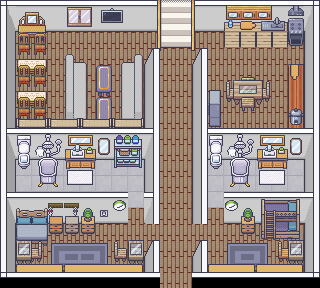

This game map was drawn from its Tiled (.tmx) file and the tilesets committed beside it. A one-line description and the trimmed map source follow:
An orthogonal 20x18 tile map with 16x16 px tiles, 8 tile layers (Floor, Wall, Obj, Obj1, ...), 9 tilesets and 2 objects.

<map version="1.10" tiledversion="1.10.1" orientation="orthogonal" renderorder="right-down" width="20" height="18" tilewidth="16" tileheight="16" infinite="0" nextlayerid="12" nextobjectid="5">
 <tileset firstgid="1" source="../Tileset/Room_Builder_3d_walls.tsx" />
 <tileset firstgid="1321" source="../Tileset/Floors.tsx" />
 <tileset firstgid="1921" source="../Tileset/Generic.tsx" />
 <tileset firstgid="3169" source="../Tileset/LivingRoom.tsx" />
 <tileset firstgid="3889" source="../Tileset/Room_Builder_borders.tsx" />
 <tileset firstgid="4339" source="../Tileset/Bathroom.tsx" />
 <tileset firstgid="5235" source="../Tileset/Bedroom.tsx" />
 <tileset firstgid="6947" source="../Tileset/Classroom_and_library.tsx" />
 <tileset firstgid="7491" source="../Tileset/Kitchen.tsx" />
 <layer id="2" name="Floor" width="20" height="18">
  <data>[360 cells, 342 non-empty, 2 distinct tile ids]</data>
 </layer>
 <layer id="1" name="Wall" width="20" height="18">
  <data>[360 cells, 132 non-empty, 18 distinct tile ids]</data>
 </layer>
 <layer id="3" name="Obj" width="20" height="18">
  <data>[360 cells, 79 non-empty, 60 distinct tile ids]</data>
 </layer>
 <layer id="4" name="Obj1" width="20" height="18">
  <data>[360 cells, 77 non-empty, 47 distinct tile ids]</data>
 </layer>
 <layer id="5" name="Wal1.1" width="20" height="18">
  <data>[360 cells, 28 non-empty, 2 distinct tile ids]</data>
 </layer>
 <layer id="6" name="Obj1.2" width="20" height="18">
  <data>[360 cells, 76 non-empty, 53 distinct tile ids]</data>
 </layer>
 <objectgroup id="10" name="Collision">
  <object id="1" x="261" y="200" width="38" height="39" />
  <object id="2" x="224.25" y="22.25" width="79.5" height="25.5" />
 </objectgroup>
 <layer id="8" name="Obj2" width="20" height="18">
  <data>[360 cells, 28 non-empty, 16 distinct tile ids]</data>
 </layer>
 <layer id="11" name="Overlay" width="20" height="18">
  <data>[360 cells, 4 non-empty, 1 distinct tile ids]</data>
 </layer>
</map>
